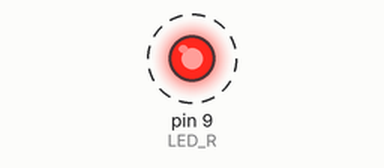
Bench run of a sketch on a simulated Arduino Uno, built with avr-gcc and run on an emulated ATmega328P. Shown: output pins drawn as LEDs (lit = HIGH). Dashed ring = blinking. What the sketch prints to the serial monitor is not drawn.

Above: at 0.5 s.
Timing chart, 0 to 4.6 s (numbered marks = the images above):
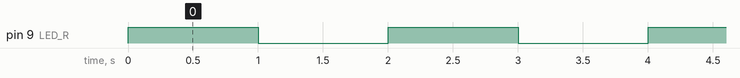

Measured:
- by itself, pin 9 (LED_R): alternates HIGH for 1.0 s and LOW for 1.0 s

The sketch:

03-Blinky_Serial_Out.ino
```cpp
/*
Turns an LED on for one second, then off for one second, repeatedly.
LED is external, and is connected to pin D9.
The state of the LED can be seen in the Serial Monitor (Tools --> Serial Monitor)
*/

// define a macro for the LED pin number so the code is easier to understand
#define LED_R 9

// the setup function runs once when you press reset or power the board
void setup() {
  // initialize digital pin LED_BUILTIN as an output.
  pinMode(LED_R, OUTPUT);

  // initialise the serial port
  Serial.begin(9600);
}

// the loop function runs over and over again forever
void loop() {
  digitalWrite(LED_R, HIGH);  // turn the LED on (HIGH is the voltage level)
  Serial.println("LED: ON");  // print the text 'LED: ON' to the serial monitor followed by a new line (ln)
  delay(1000);                // wait for a second
  digitalWrite(LED_R, LOW);   // turn the LED off by making the voltage LOW
  Serial.println("LED: OFF"); // print the text 'LED: OFF' to the serial monitor followed by a new line (ln)
  delay(1000);                // wait for a second
}
```
